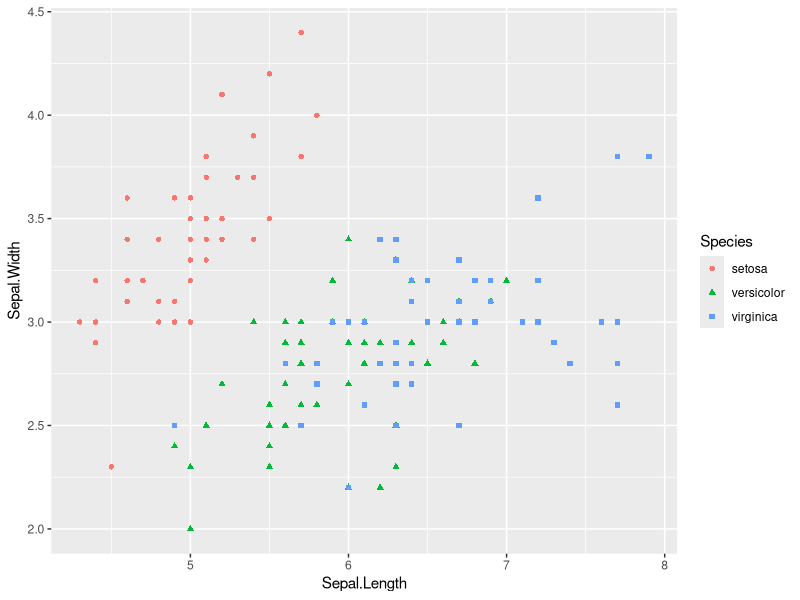
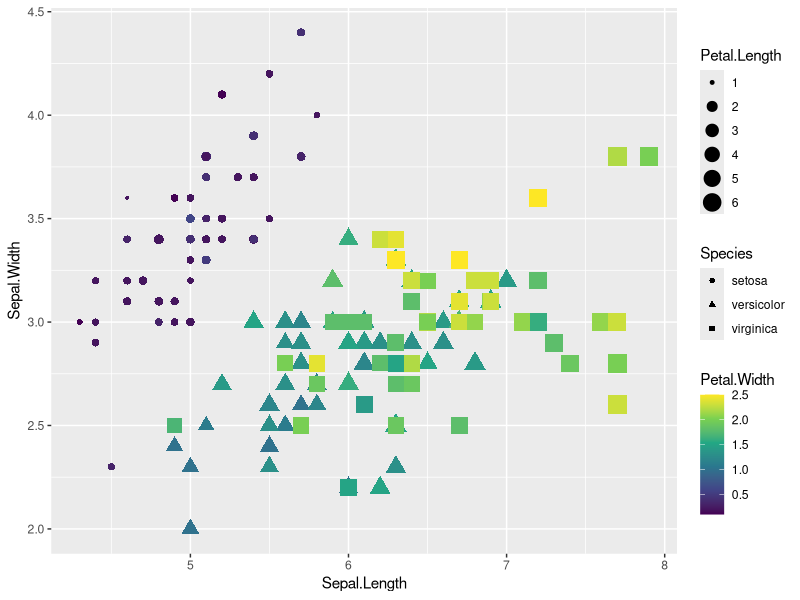
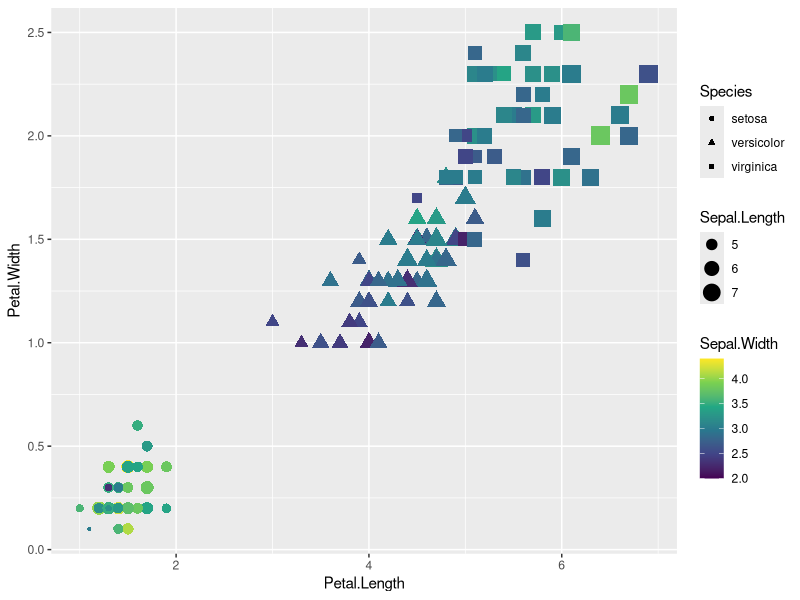
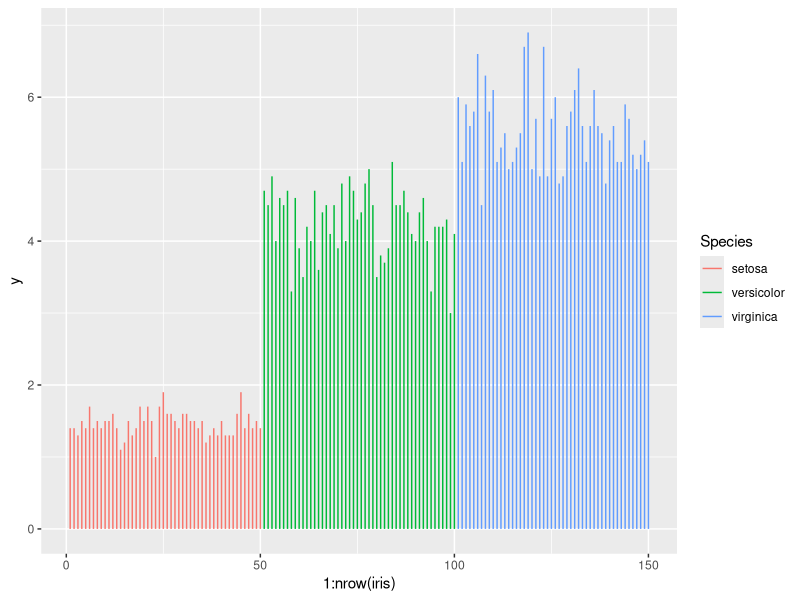
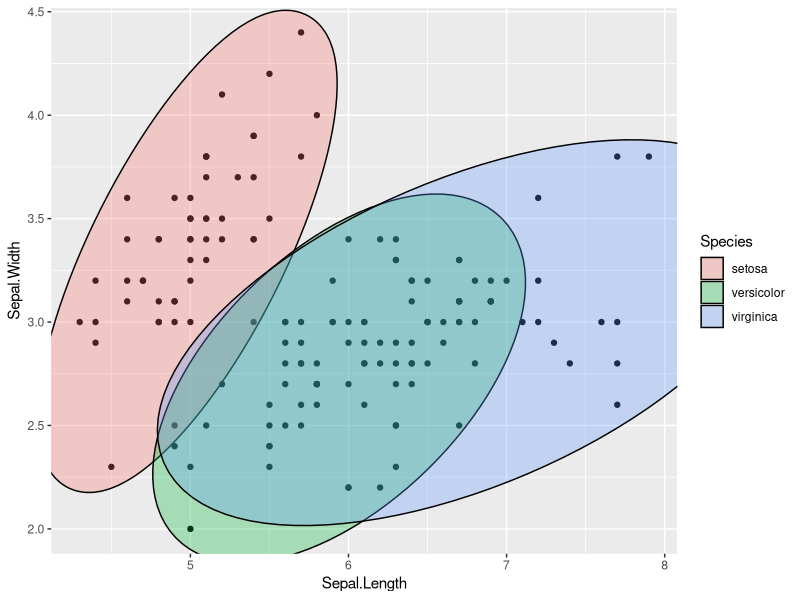
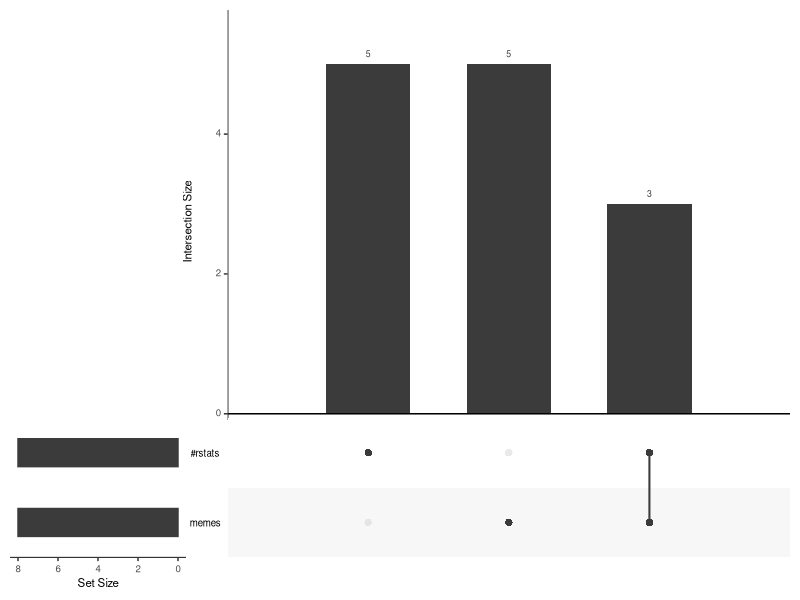

Recreate these plots in R, in order.
data(iris)
?head
head(iris)
1:3
iris[1:3,]
iris[1:3,1:3]

colnames(iris)
colnames(iris)[c(1,3,4)]

head(iris[,c(1,3,4)])

#install.packages('ggplot2')
library(ggplot2)

ggplot(iris) + 
  geom_point(aes(x = Sepal.Length, y = Sepal.Width,
             col = Species, shape = Species))

## help me encode Sepal.Length, Sepal.Width, Species 
## + Petal.Length
## + Petal.Width
ggplot(iris) + 
  geom_point(aes(x = Sepal.Length, y = Sepal.Width,
                 col = Petal.Width, shape = Species,
                 size = Petal.Length)) + 
  scale_color_continuous(type = "viridis")

ggplot(iris) + 
  geom_point(aes(x = Petal.Length, y = Petal.Width,
                 col = Sepal.Width, shape = Species,
                 size = Sepal.Length)) + 
  scale_color_continuous(type = "viridis")

ggplot(iris) +
  geom_segment(aes(x = 1:nrow(iris), y = 0,
               xend = 1:nrow(iris), yend = Petal.Length,
               col = Species))

#install.packages('ggforce')
library(ggforce)
?geom_mark_ellipse
ggplot(iris) + 
  geom_point(aes(x = Sepal.Length, y = Sepal.Width)) +
  geom_mark_ellipse(aes(x = Sepal.Length, y = Sepal.Width, fill = Species))

  

########### for advanced students: make an upset plot
data(mtcars)

# Set the chart data
expressionInput <- c(`#rstats` = 5, memes = 5, `#rstats&memes` = 3)

#install.packages('UpSetR')
# Create an UpsetR Plot
library(UpSetR)
upset(fromExpression(expressionInput), order.by = "freq")
